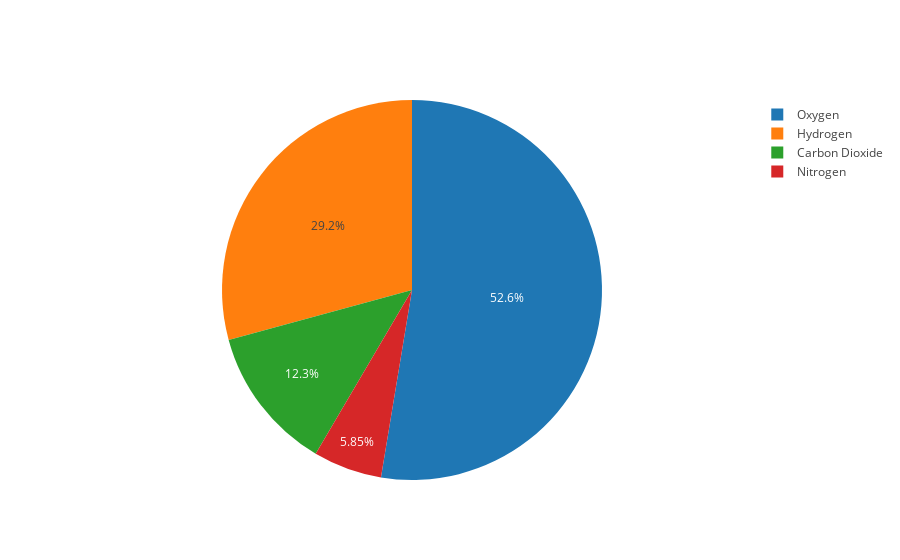

Write notebook code for a chart like this one.
### Code cell
# Pie chart 
gas = ['Oxygen','Hydrogen','Carbon Dioxide','Nitrogen']
volume = [4500,2500,1053,500]

fig = [go.Pie(labels=gas, values=volume)]
iplot(fig)

### Figure 1 — Plotly figure (JSON) as saved in the notebook; plotly's stock layout.template omitted (floating-point values rounded to 4 significant figures)
{"data": [{"labels": ["Oxygen", "Hydrogen", "Carbon Dioxide", "Nitrogen"], "type": "pie", "values": [4500, 2500, 1053, 500]}], "layout": {}}
